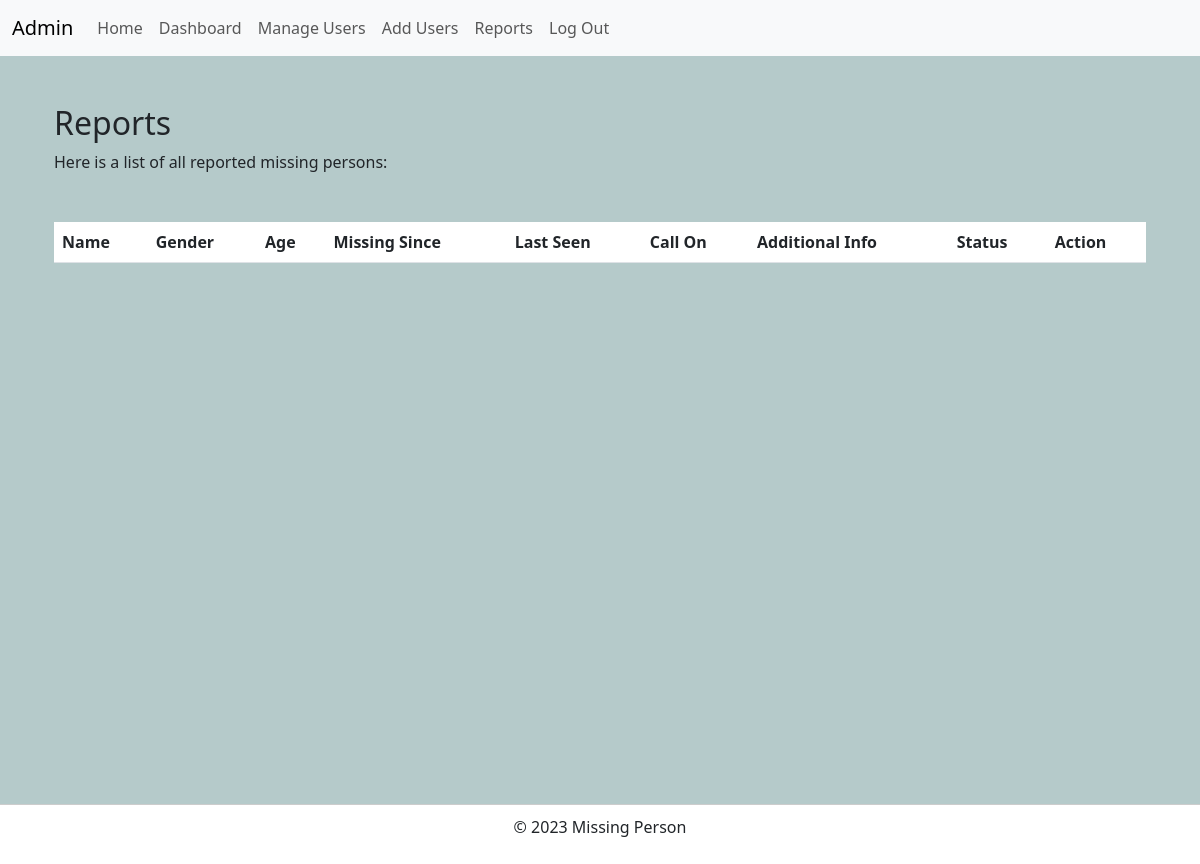
/admin/reports (signed in), run on an earlier commit of the app's database.
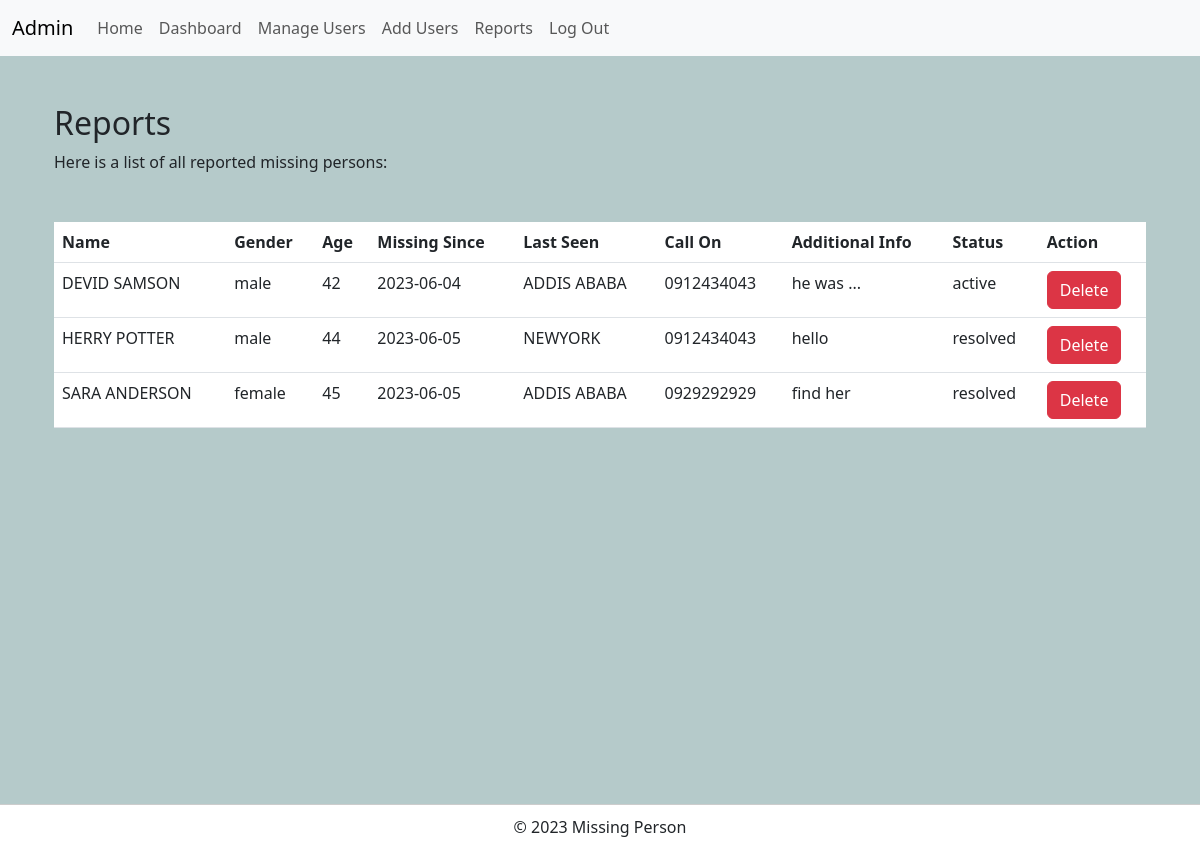
And on a later commit of the database.
### tables this page shows
CREATE TABLE post (
  id INTEGER PRIMARY KEY AUTOINCREMENT,
  finder_id INTEGER NOT NULL,
  created TIMESTAMP NOT NULL DEFAULT CURRENT_TIMESTAMP,
  missed_name TEXT NOT NULL,
  since TEXT NOT NULL,
  missing_from TEXT NOT NULL,
  gender TEXT NOT NULL,
  age TEXT NOT NULL,
  call_on TEXT NOT NULL,
  additional_info TEXT NOT NULL,
  photo_url TEXT NOT NULL,
  status TEXT NOT NULL DEFAULT 'active',
  FOREIGN KEY (finder_id) REFERENCES user (id)
);

### missing/admin.py (the view)
@bp.route('/reports')
@login_required_role(1)  # '1' is the role_id for the admin role
def reports():
    db = get_db()
    reports = db.execute('SELECT * FROM post').fetchall()
    return render_template('admin/reports.html', reports=reports)

### missing/auth.py (called while the page is built)
def login_required_role(role_id):
    def decorator(f):
        @functools.wraps(f)
        def wrapped_view(*args, **kwargs):
            if g.user is None:
                return redirect(url_for('auth.login'))
            if g.user['role_id'] != role_id:
                return redirect(url_for('auth.unauthorized'))
            return f(*args, **kwargs)
        return wrapped_view
    return decorator

@bp.before_app_request
def load_logged_in_user():
    user_id = session.get('user_id')
    if user_id is None:
        g.user = None
    else:
        db = get_db()
        g.user = db.execute(
            'SELECT * FROM user WHERE id = ?', (user_id,)
        ).fetchone()

### missing/db.py (called while the page is built)
def get_db():
    if 'db' not in g:
        g.db = sqlite3.connect(
            current_app.config['DATABASE'],
            detect_types=sqlite3.PARSE_DECLTYPES
        )
        g.db.row_factory = sqlite3.Row
    return g.db

### missing/templates/admin/reports.html (shortened to what this page needs)
{% extends "admin/layout.html" %}
{% block content %}
<section>
  <div class="container mt-5">
    <h2>Reports</h2>
    <p>Here is a list of all reported missing persons:</p>
    <div class="table-responsive mt-5">
      <table class="table">
        <thead>
          <tr>
            <th>Name</th>
            <th>Gender</th>
            <th>Age</th>
            <th>Missing Since</th>
            <th>Last Seen</th>
            <th>Call On</th>
            <th>Additional Info</th>
            <th>Status</th>
            <th>Action</th>
          </tr>
        </thead>
        <tbody>
          {% for post in reports %}
            <tr>
              <td>{{ post['missed_name'] }}</td>
              <td>{{ post['gender'] }}</td>
              <td>{{ post['age'] }}</td>
              <td>{{ post['since'] }}</td>
              <td>{{ post['missing_from'] }}</td>
              <td>{{ post['call_on'] }}</td>
              <td>{{ post['additional_info']}}</td>
              <td>{{ post['status'] }}</td>
              <td>
                <form action="{{ url_for('blog.delete', id=post.id) }}" method="post" onsubmit="return confirm('Are you sure?');">
                  <button class="btn btn-danger" type="submit">Delete</button>
              </form>
              </td>
            </tr>
          {% endfor %}
        </tbody>
      </table>
    </div>
  </div>
  </section>
{% endblock %}

What changed in the data, as far as the page shows it:
added post: missed_name "DEVID SAMSON", gender "male", age "42", since "2023-06-04", missing_from "ADDIS ABABA", call_on "0912434043", additional_info "he was ...", status "active"
added post: missed_name "HERRY POTTER", gender "male", age "44", since "2023-06-05", missing_from "NEWYORK", call_on "0912434043", additional_info "hello", status "resolved"
added post: missed_name "SARA ANDERSON", gender "female", age "45", since "2023-06-05", missing_from "ADDIS ABABA", call_on "0929292929", additional_info "find her", status "resolved"
